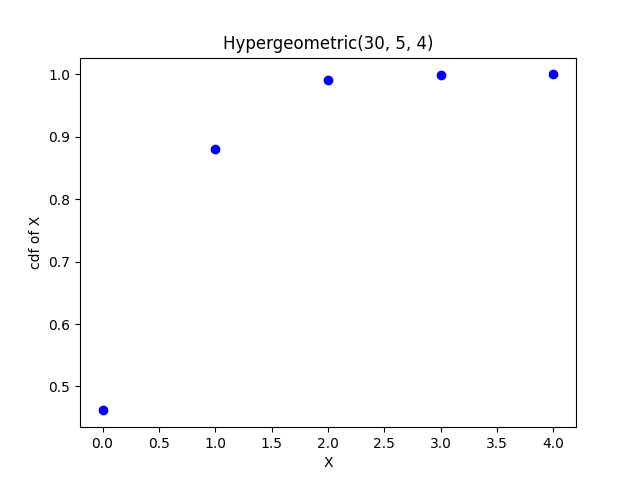

Write the Python code that produced this figure.
import numpy as np
import matplotlib.pyplot as plt
from scipy.stats import hypergeom

# Parameters for the hypergeometric distribution
N = 30
K = 5
n = 4

k = np.arange(n + 1)
F_k = hypergeom.cdf(k, N, K, n)

plt.plot(k, F_k, 'bo')
plt.xlabel("X")
plt.ylabel("cdf of X")
plt.title("Hypergeometric(30, 5, 4)")
plt.show()
